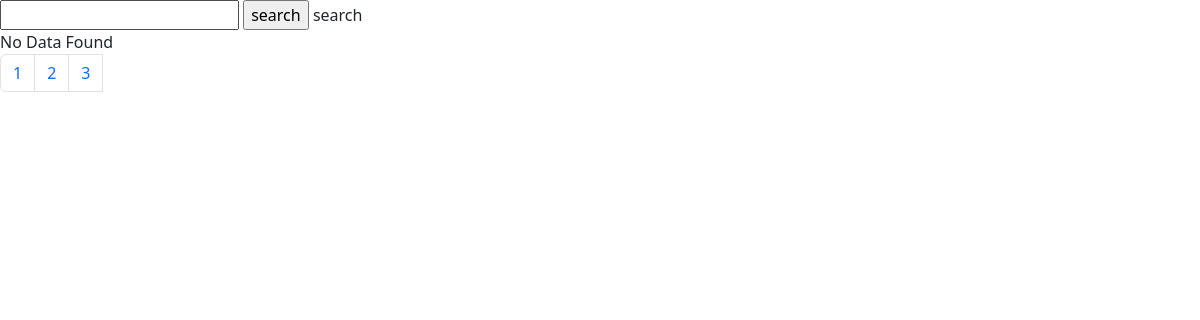
The app's page /modelClassData, older data.
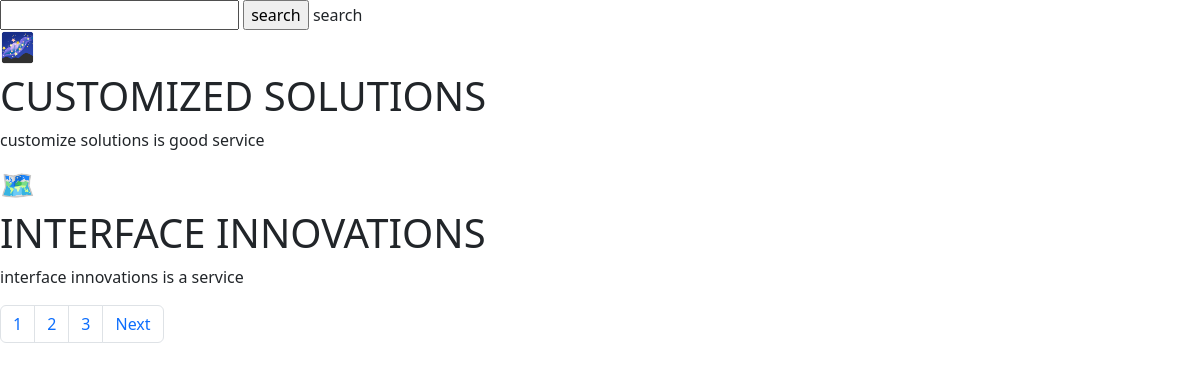
The same page, newer data.
### services/models.py (models this page shows)
class Services(models.Model):
    service_icon=models.CharField(max_length=50)
    service_title=models.CharField(max_length=50)
    service_des=models.TextField()

### DjangoProject1/views.py (the view)
# urls.py: path('modelClassData', views.modelClassData, name='modelClassData'),
def modelClassData(request):
      serviceModel=Services.objects.all()
      pagintr=Paginator(serviceModel,2)
      pageNo=request.GET.get('page')
      ServiceFinalData=pagintr.get_page(pageNo)
      data={
            'serviceModel':ServiceFinalData
      }
      return render(request,"model.html",data)

### templates/model.html (shortened to what this page needs)
<!DOCTYPE html>
<html lang="en">
<head>
    <link href="https://cdn.jsdelivr.net/npm/bootstrap@5.3.3/dist/css/bootstrap.min.css" rel="stylesheet">
</head>
<body>
    <form method="get">
        <input type="text" name="serviceTitle"/>
        <input type="submit" value="search"> search
    </form>
    <div>
        {% for a in serviceModel%}
        <h3>{{a.service_icon }}</h3>
        <h1>
            {{a.service_title | upper}}
        </h1>
        <p>{{a.service_des | lower |safe }}</p>
{%  empty %}
No Data Found
        {% endfor %}
        <nav aria-label="...">
            <ul class="pagination">
              <li class="page-item"><a class="page-link" href="#">1</a></li>
              <li class="page-item"><a class="page-link" href="#">2</a></li>
              <li class="page-item"><a class="page-link" href="#">3</a></li>
              <li class="page-item">
                {%  if serviceModel.has_next %}
                <a class="page-link" href="/modelClassData?page={{serviceModel.next_page_number}}">Next</a>
                {% endif %}
              </li>
            </ul>
          </nav>
    </div>
</body>
</html>

Row changes from the older to the newer data that the page shows:
added Services: service_icon "🌌", service_title "CUSTOMIZED SOLUTIONS", service_des "customize solutions is good service"
added Services: service_icon "🗺", service_title "INTERFACE INNOVATIONS", service_des "interface innovations is a service"
Text that changed along with them:
text no longer shown: "No Data Found"
text now shown: "Next"
